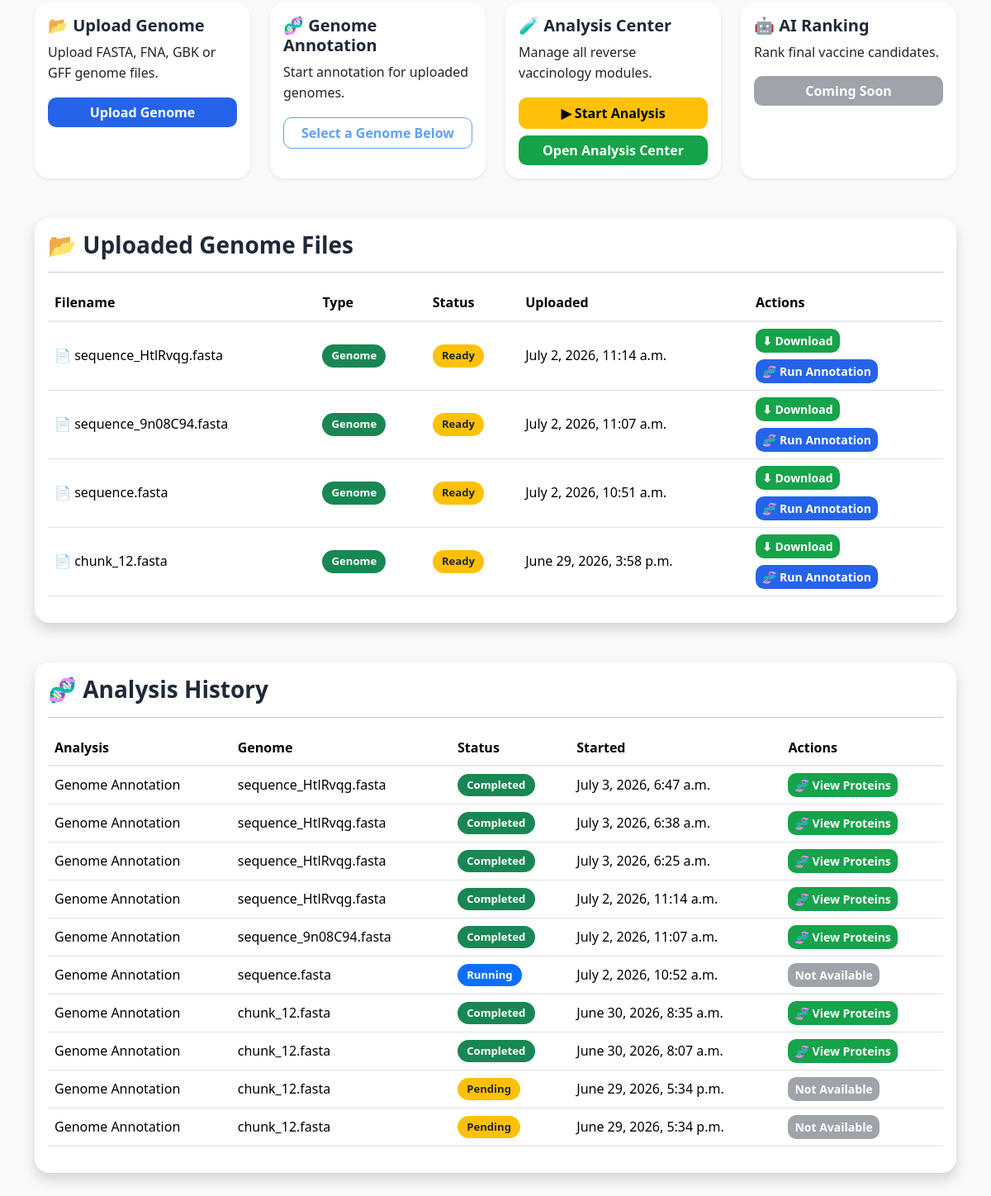
The app's page /projects/1/ (lower part), older data.
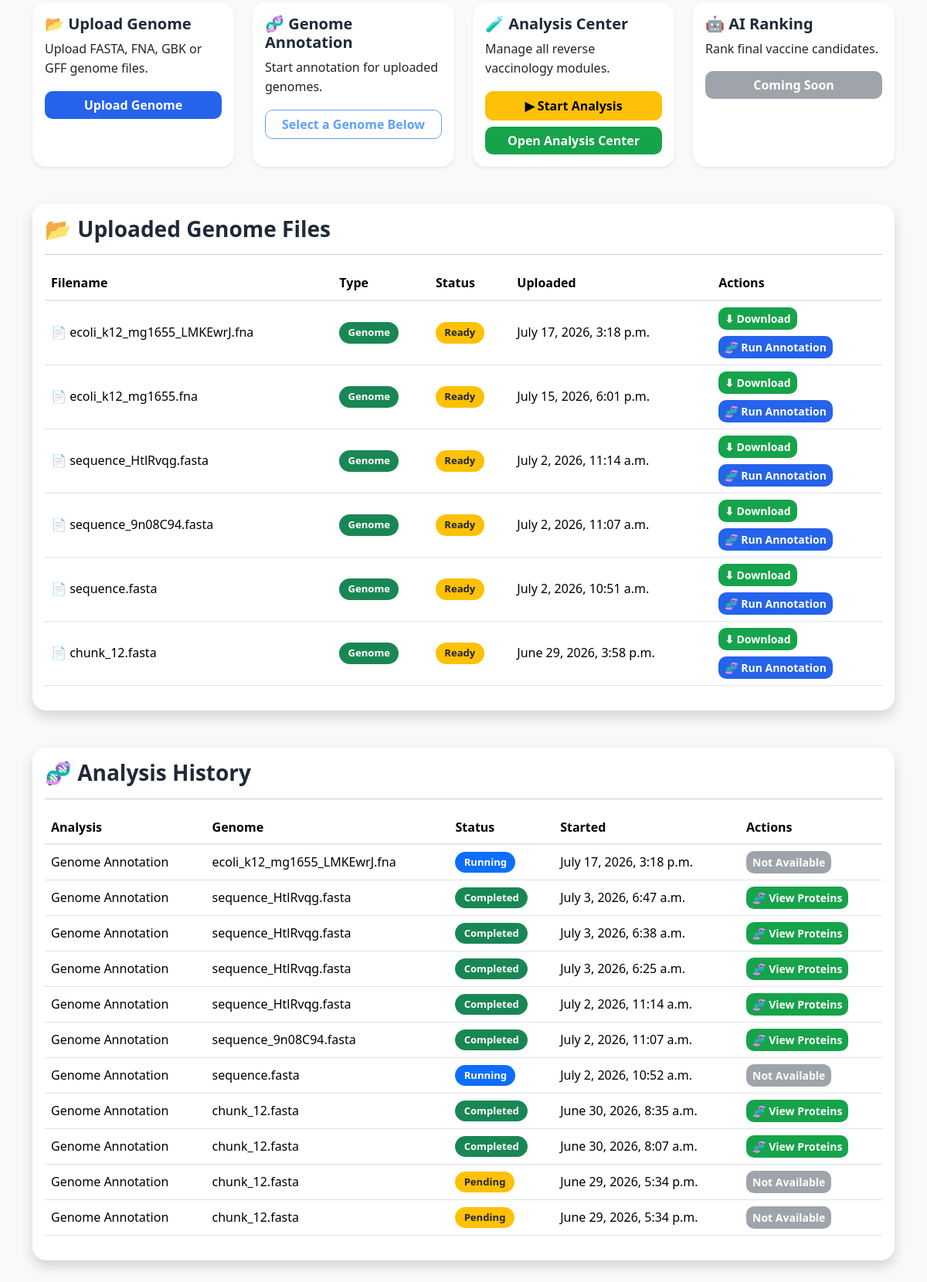
The same page, newer data.
### users/models.py (models this page shows, shortened)
class Genome(models.Model):
    project = models.ForeignKey(
        Project,
        on_delete=models.CASCADE,
        related_name="genomes"
    )
    genome_file = models.FileField(
        upload_to="genomes/"
    )
    uploaded_at = models.DateTimeField(
        auto_now_add=True
    )

class Analysis(models.Model):
    ANALYSIS_TYPES = [
        ("annotation", "Genome Annotation"),
        ("signalp", "SignalP"),
        ("tmhmm", "TMHMM"),
        ("psortb", "PSORTb"),
        ("blast", "BLAST"),
        ("vaxijen", "VaxiJen"),
        ("ai", "AI Analysis"),
    ]
    STATUS_CHOICES = [
        ("pending", "Pending"),
        ("running", "Running"),
        ("completed", "Completed"),
        ("failed", "Failed"),
    ]
    project = models.ForeignKey(
        Project,
        on_delete=models.CASCADE,
        related_name="analyses",
    )
    genome = models.ForeignKey(
        Genome,
        on_delete=models.CASCADE,
        related_name="analyses",
    )
    analysis_type = models.CharField(
        max_length=50,
        choices=ANALYSIS_TYPES,
    )
    status = models.CharField(
        max_length=20,
        choices=STATUS_CHOICES,
        default="pending",
    )
    output_directory = models.CharField(
        max_length=500,
        blank=True,
    )
    log = models.TextField(
        blank=True,
    )
    exit_code = models.IntegerField(
        null=True,
        blank=True,
    )
    started_at = models.DateTimeField(
        auto_now_add=True,
    )
    completed_at = models.DateTimeField(
        null=True,
        blank=True,
    )

### users/views.py (the view)
def project_detail(request, project_id):
    project = get_object_or_404(
        Project,
        id=project_id,
    )
    genomes = (
        Genome.objects.filter(
            project=project,
        )
        .order_by("-uploaded_at")
    )
    analyses = (
        Analysis.objects.filter(
            project=project,
        )
        .order_by("-started_at")
    )
    workflow_run = (
        WorkflowRun.objects.filter(
            project=project,
        )
        .order_by("-started_at")
        .first()
    )
    workflow_tasks = []
    if workflow_run:
        workflow_tasks = (
            workflow_run.tasks.select_related(
                "stage"
            )
            .order_by(
                "stage__order"
            )
        )
    return render(
        request,
        "projects/detail.html",
        {
            "project": project,
            "genomes": genomes,
            "analyses": analyses,
            "workflow_run": workflow_run,
            "workflow_tasks": workflow_tasks,
        },
    )

### templates/projects/detail.html (shortened to what the changed rows need)
{% extends "base.html" %}
{% block content %}
<div class="card shadow mb-5">
    <div class="card-body">
        {% if genomes %}
        <table class="table table-hover align-middle">
            <thead>
                <tr>
                    <th>Filename</th>
                    <th>Type</th>
                    <th>Status</th>
                    <th>Uploaded</th>
                    <th>Actions</th>
                </tr>
            </thead>
            <tbody>
            {% for genome in genomes %}
                <tr>
                    <td>
                        📄 {{ genome.genome_file.name|cut:"genomes/" }}
                    </td>
                    <td>
                        <span class="badge bg-success">
                            Genome
                        </span>
                    </td>
                    <td>
                        <span class="badge bg-warning text-dark">
                            Ready
                        </span>
                    </td>
                    <td>
                        {{ genome.uploaded_at }}
                    </td>
                    <td>
                        <a
                            href="{% url 'download_genome' genome.id %}"
                            class="btn btn-sm btn-success mb-2">
                            ⬇ Download
                        </a>
                        <br>
                        <a
                            href="{% url 'run_annotation' genome.id %}"
                            class="btn btn-sm btn-primary">
                            🧬 Run Annotation
                        </a>
                    </td>
                </tr>
            {% endfor %}
            </tbody>
        </table>
        {% else %}
        <div class="alert alert-warning">
            No genome uploaded yet.
        </div>
        {% endif %}
    </div>
</div>
<div class="card shadow">
    <div class="card-body">
        {% if analyses %}
        <table class="table table-hover align-middle">
            <thead>
                <tr>
                    <th>Analysis</th>
                    <th>Genome</th>
                    <th>Status</th>
                    <th>Started</th>
                    <th>Actions</th>
                </tr>
            </thead>
            <tbody>
            {% for analysis in analyses %}
                <tr>
                    <td>
                        {{ analysis.get_analysis_type_display }}
                    </td>
                    <td>
                        {{ analysis.genome.genome_file.name|cut:"genomes/" }}
                    </td>
                    <td>
                        {% if analysis.status == "completed" %}
                            <span class="badge bg-success">
                                Completed
                            </span>
                        {% elif analysis.status == "running" %}
                            <span class="badge bg-primary">
                                Running
                            </span>
                        {% elif analysis.status == "failed" %}
                            <span class="badge bg-danger">
                                Failed
                            </span>
                        {% else %}
                            <span class="badge bg-warning text-dark">
                                Pending
                            </span>
                        {% endif %}
                    </td>
                    <td>
                        {{ analysis.started_at }}
                    </td>
                    <td>
                        {% if analysis.status == "completed" %}
                            <a
                                href="{% url 'protein_list' analysis.id %}"
                                class="btn btn-sm btn-success">
                                🧬 View Proteins
                            </a>
                        {% else %}
                            <button
                                class="btn btn-sm btn-secondary"
                                disabled>
                                Not Available
                            </button>
                        {% endif %}
                    </td>
                </tr>
            {% endfor %}
            </tbody>
        </table>
        {% else %}
        <div class="alert alert-info">
            No analysis has been started yet.
        </div>
        {% endif %}
    </div>
</div>
{% endblock %}

Row changes from the older to the newer data that the page shows:
added Genome: genome_file.name "ecoli_k12_mg1655_LMKEwrJ.fna", uploaded_at "July 17, 2026, 3:18 p.m."
added Genome: genome_file.name "ecoli_k12_mg1655.fna", uploaded_at "July 15, 2026, 6:01 p.m."
added Analysis: analysis_type "Genome Annotation", genome.genome_file.name "ecoli_k12_mg1655_LMKEwrJ.fna", status "Running", started_at "July 17, 2026, 3:18 p.m."
